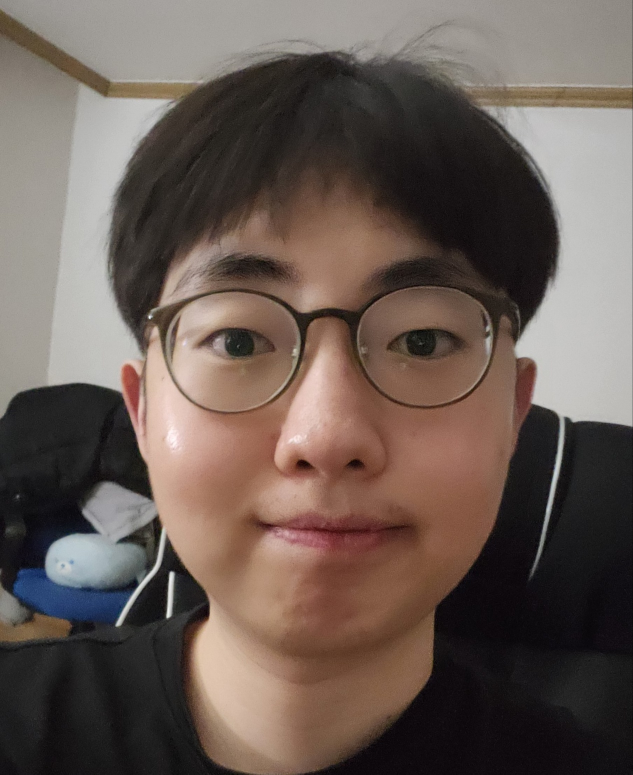
#> input picture color/example/webcam/faces/myung hyun.png, 1266 x 1549 px, given in place of the camera (shown at 1/2 size)
$ python 'contours(video).py'
#> lines starting #> are read from the running program, lines starting #| are printed output that depends on the picture; after the words box and inside, x2 and y2 are one past the last pixel; in counts of white or black regions, pixels touching at a corner belong together
#> further down, frame is the input picture: shape (1549, 1266, 3); mean B, G, R 84.5, 91.5, 105.2
import cv2
import numpy as np
import os, sys
import time

count = 0
MIN_CONTOUR_AREA = 3500

def color_recognition(frame) :
    hsv = cv2.cvtColor(frame, cv2.COLOR_BGR2HSV)
#> hsv: shape (1549, 1266, 3); mean H, S, V 38.4, 55.3, 106.1

    #lower_red = np.array([170, 70, 50])
    #upper_red = np.array([180, 255, 255])
    lower_red = np.array([0, 90, 80])
    upper_red = np.array([10, 255, 255])

    #lower_red1 = np.array([130, 50, 50])
    #upper_red1 = np.array([160, 255, 255])

    lower_purple = np.array([270, 102, 255])
    upper_purple = np.array([270, 255, 153])

    lower_green = np.array([35, 100, 100])
    upper_green = np.array([85, 255, 255])

    mask_red = cv2.inRange(hsv, lower_red, upper_red)
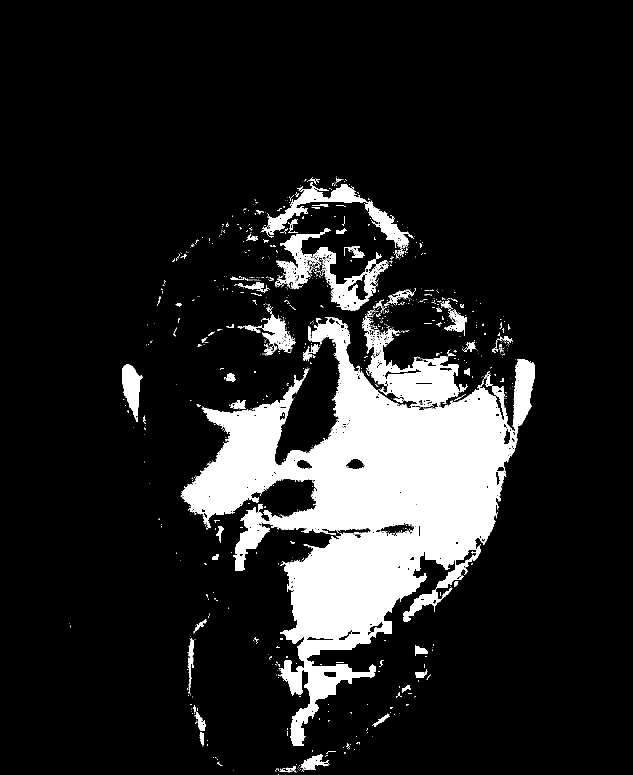
#> mask_red: shape (1549, 1266) (shown at 1/2 size); 13.5% white; 1059 white regions (954 under 20 px)
    mask_purple = cv2.inRange(hsv, lower_purple, upper_purple)
#> mask_purple: shape (1549, 1266); every value is 0
    mask_green = cv2.inRange(hsv, lower_green, upper_green)

    contours_red, _ = cv2.findContours(mask_red, cv2.RETR_EXTERNAL, cv2.CHAIN_APPROX_SIMPLE)
#> contours_red = 1036 contours, 975 with area under 20; largest, box (x1, y1, x2, y2) and area: (361, 634, 1070, 1492) 215247, (724, 631, 935, 814) 13938, (522, 364, 817, 498) 7308, (630, 494, 778, 622) 6613, (552, 456, 662, 579) 4102
    contours_purple, _ = cv2.findContours(mask_purple, cv2.RETR_EXTERNAL, cv2.CHAIN_APPROX_SIMPLE)
#> contours_purple = []
    contours_green, _ = cv2.findContours(mask_green, cv2.RETR_EXTERNAL, cv2.CHAIN_APPROX_SIMPLE)
#> contours_green = []

    roi_red = None
    roi_purple = None
    roi_green = None

    #for cnt_red in contours_red :
    #    x_r, y_r, w_r, h_r = cv2.boundingRect(cnt_red) # 외곽선 경계 사각형 구함
    #    cv2.rectangle(frame, (x_r, y_r), (x_r + w_r, y_r + h_r), (0, 0, 255), 2) # w는 너비 h는 높이, 녹색, 두께
    #    roi_red = mask_red[y_r : y_r + h_r, x_r : x_r + w_r] # 해당 영역 이미지 잘라내고 확대`1`

    for cnt_red in contours_red:
        if cv2.contourArea(cnt_red) > MIN_CONTOUR_AREA:
            x_r, y_r, w_r, h_r = cv2.boundingRect(cnt_red)
            if abs(w_r - h_r) <= 30:
                cv2.rectangle(frame, (x_r, y_r), (x_r + w_r, y_r + h_r), (0, 90, 80), 2)
                roi_red = mask_red[y_r : y_r + h_r, x_r : x_r + w_r]
#> this loop made 1036 passes
#> (x_r, y_r, w_r, h_r) on passes 552, 558, 904, 948, 1023: (361, 634, 709, 858), (724, 631, 211, 183), (630, 494, 148, 128), (552, 456, 110, 123), (522, 364, 295, 134)
#> cnt_red on passes 1, 2, 3, 4, 5, 7: [[557, 1548]], [[603, 1543]], [[551, 1543], [552, 1543]], [[594, 1542]], [[467, 1540]], [[596, 1538]]
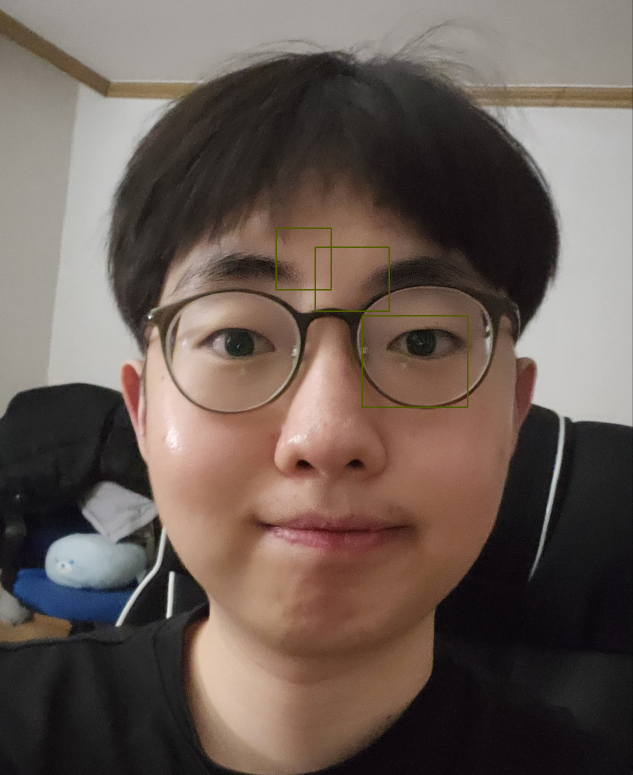
#> frame: shape (1549, 1266, 3) (shown at 1/2 size); 0.27% of pixels changed, all inside (x1, y1, x2, y2) = (551, 455, 937, 816)

    for cnt_purple in contours_purple :
        if cv2.contourArea(cnt_purple) > MIN_CONTOUR_AREA:
            x_b, y_b, w_b, h_b = cv2.boundingRect(cnt_purple)
            if abs(w_b - h_b) <= 30:
                cv2.rectangle(frame, (x_b, y_b), (x_b + w_b, y_b + h_b), (160, 255, 255), 2)
                roi_purple = mask_purple[y_b:y_b + h_b, x_b:x_b + w_b]
#> this loop made 0 passes

    for cnt_green in contours_green :
        if cv2.contourArea(cnt_green) > MIN_CONTOUR_AREA:
            x_g, y_g, w_g, h_g = cv2.boundingRect(cnt_green)
            if abs(w_g - h_g) <= 30:
                cv2.rectangle(frame, (x_g, y_g), (x_g + w_g, y_g + h_g), (0, 255, 0), 2)
                roi_green = mask_green[y_g:y_g + h_g, x_g:x_g + w_g]

    #remask_red = cv2.inRange(roi_red, lower_red,upper_red)
    #remask_purple = cv2.inRange(roi_purple, lower_purple,upper_purple)
    #remask_green = cv2.inRange(roi_green, lower_green,upper_green)

    red_pixels = cv2.countNonZero(mask_red)
#> red_pixels = 265397
    purple_pixels = cv2.countNonZero(mask_purple)
#> purple_pixels = 0
    green_pixels = cv2.countNonZero(mask_green)
#> green_pixels = 0

    return frame, red_pixels, purple_pixels, green_pixels


cap = cv2.VideoCapture(0)

if not cap.isOpened() :
        print('unable to open camera')
        sys.exit()

while True :
        # 이미지 불러오기
    count += 1
    ret, frame = cap.read()

    if not ret:
        print('Error reading video stream')
        break

    color_frame, r_pix, b_pix, g_pix  = color_recognition(frame)
#> r_pix = 265397; b_pix = 0; g_pix = 0

    if count % 20 == 0 :
        colors = {1: r_pix, 2: b_pix, 3: g_pix}
        max_color = max(colors, key=colors.get)
        print(max_color)
        if max_color == 1 :
            print("620호 입니다.")
        elif max_color == 2 :
            print("619호 입니다. ")
        elif max_color == 3 :
            print("610호 입니다.")

    if cv2.waitKey(1) & 0xFF == ord('q'):
#> (key q is pressed here)
        break

    cv2.imshow('frame', color_frame)

cap.release()
cv2.destroyAllWindows()
